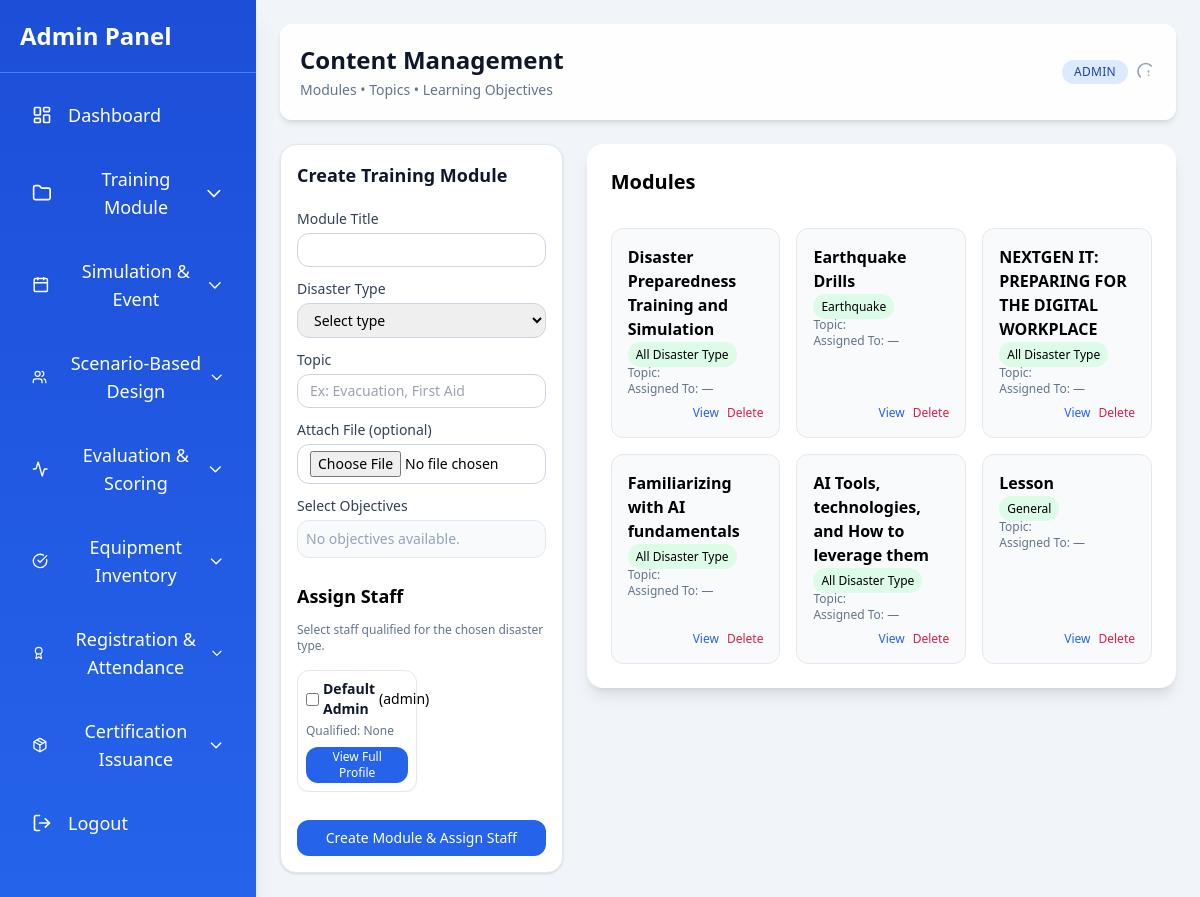
Page /admin/module1/module1.1.php (signed in) on the committed database.
### tables this page shows
CREATE TABLE `staff` (
  `id` int(11) NOT NULL,
  `name` varchar(255) NOT NULL,
  `email` varchar(255) NOT NULL,
  `password` varchar(255) NOT NULL,
  `role` enum('admin','staff') NOT NULL DEFAULT 'staff'
);

CREATE TABLE `training_modules` (
  `id` int(11) NOT NULL,
  `title` varchar(255) NOT NULL,
  `prerequisite_id` int(11) DEFAULT NULL,
  `objectives` text NOT NULL,
  `disaster_type` varchar(100) NOT NULL,
  `topic` varchar(255) NOT NULL,
  `file_name` varchar(255) DEFAULT NULL,
  `status` enum('pending','approved','rejected') DEFAULT 'pending',
  `created_by` varchar(50) DEFAULT 'staff',
  `created_at` timestamp NOT NULL DEFAULT current_timestamp(),
  `description` text DEFAULT NULL,
  `is_mandatory` tinyint(1) NOT NULL DEFAULT 0,
  `updated_at` timestamp NULL DEFAULT current_timestamp() ON UPDATE current_timestamp(),
  `category_id` int(11) DEFAULT NULL
);

### admin/module1/module1.1.php (the view, shortened to what this page needs)
<?php
$DB_HOST = "localhost";
$DB_USER = "root";
$DB_PASS = "";
$DB_NAME = "training_management";
$conn = new mysqli($DB_HOST, $DB_USER, $DB_PASS, $DB_NAME);
$conn->set_charset("utf8mb4");
$staff_res = $conn->query("SELECT id, name, role FROM staff ORDER BY name ASC");
$staff_list = [];
if ($staff_res && $staff_res->num_rows > 0) {
    while ($row = $staff_res->fetch_assoc()) {
        $row['expertise'] = $row['role'];
        $staff_list[] = $row;
    }
}
function e($v) { return htmlspecialchars($v ?? '', ENT_QUOTES, 'UTF-8'); }
$disaster_types = ["Earthquake","Tsunami","Volcanic Eruption","Flood","Typhoon","Cyclone","Hurricane","Tornado","Landslide","Wildfire","Other"];
function renderStaffAssignmentPanel($conn, $disaster_types, $staff_list) {
    $objectives_res = $conn->query("SELECT * FROM learning_objectives ORDER BY id DESC");
    ?>
<div class="big-card p-4 bg-white rounded-2xl shadow border border-slate-200 w-full flex flex-col gap-4">
    <h3 class="text-lg font-bold text-slate-900 mb-1">Create Training Module</h3>
    <form method="POST" enctype="multipart/form-data" class="flex flex-col gap-3 w-full">
        <div class="flex flex-col gap-1">
            <label class="font-medium text-slate-700 text-sm">Module Title</label>
            <input name="title" required class="w-full border border-slate-300 px-3 py-1.5 rounded-xl focus:ring-1 focus:ring-blue-400 focus:outline-none text-sm">
        </div>
        <div class="flex flex-col gap-1">
            <label class="font-medium text-slate-700 text-sm">Disaster Type</label>
            <select id="module_disaster_type" name="disaster_type" required class="w-full border border-slate-300 px-3 py-1.5 rounded-xl focus:ring-1 focus:ring-blue-400 focus:outline-none text-sm">
                <option value="">Select type</option>
            </select>
        </div>
        <div class="flex flex-col gap-1">
            <label class="font-medium text-slate-700 text-sm">Topic</label>
            <input name="topic" placeholder="Ex: Evacuation, First Aid" class="w-full border border-slate-300 px-3 py-1.5 rounded-xl focus:ring-1 focus:ring-blue-400 focus:outline-none text-sm">
        </div>
        <div class="flex flex-col gap-1">
            <label class="font-medium text-slate-700 text-sm">Attach File (optional)</label>
            <input type="file" name="module_file" class="border border-slate-300 px-3 py-1.5 rounded-xl focus:ring-1 focus:ring-blue-400 focus:outline-none text-sm">
        </div>
        <div class="flex flex-col gap-1">
            <label class="font-medium text-slate-700 text-sm">Select Objectives</label>
            <div class="max-h-40 overflow-auto border border-slate-200 rounded-xl p-2 bg-slate-50 flex flex-col gap-2">
                <?php if($objectives_res && $objectives_res->num_rows):
                    while($o = $objectives_res->fetch_assoc()): ?>
                        <label class="flex flex-col gap-1 bg-white border border-slate-200 rounded-xl p-2 hover:shadow transition text-sm">
                            <div class="flex items-center gap-1">
                                <input type="checkbox" name="objectives[]" value="<?= (int)$o['id'] ?>" <?= $o['module_id']?'disabled':'' ?> class="mt-0.5">
                                <span class="font-medium"><?= e($o['title']) ?></span>
                            </div>
                            <span class="text-xs text-slate-500"><?= e(short($o['description'])) ?></span>
                            <?php if(!empty($o['file_path'])): ?>
                                <a href="<?= e($o['file_path']) ?>" target="_blank" class="text-blue-600 text-xs hover:underline">Attached File</a>
                            <?php endif; ?>
                        </label>
                    <?php endwhile;
                else: ?>
                    <div class="text-slate-400 text-sm">No objectives available.</div>
                <?php endif; ?>
            </div>
        </div>
        <h3 class="text-lg font-semibold mt-3">Assign Staff</h3>
        <p class="text-slate-500 text-xs mb-1">Select staff qualified for the chosen disaster type.</p>
        <div class="grid grid-cols-1 md:grid-cols-2 gap-2 max-h-80 overflow-auto">
            <?php foreach($staff_list as $s):
                $qualified = [];
            ?>
            <div class="rounded-xl border border-slate-200 p-2 shadow-sm flex flex-col gap-1 hover:shadow transition text-sm">
                <label class="flex items-center gap-1">
                    <input type="checkbox" name="staff_ids[]" value="<?= (int)$s['id'] ?>">
                    <strong class="text-slate-900"><?= e($s['name']) ?></strong> (<?= e($s['role']) ?>)
                </label>
                <p class="text-xs text-slate-500">Qualified: <?= !empty($qualified) ? e(implode(', ',$qualified)) : 'None' ?></p>
                <button type="button" onclick="openStaffModal(<?= $s['id'] ?>)" class="mt-1 px-2 py-0.5 text-xs bg-blue-600 text-white rounded-xl hover:bg-blue-700 transition">View Full Profile</button>
            </div>
            <?php endforeach; ?>
        </div>
        <button type="submit" class="mt-4 px-5 py-2 bg-blue-600 text-white rounded-xl hover:bg-blue-700 transition text-sm">Create Module & Assign Staff</button>
    </form>
</div>
<?php
}
function renderTopicPanelWithFilter($conn) {
    $modules_res = $conn->query("SELECT * FROM training_modules ORDER BY topic ASC");
    ?>
    <div class="big-card p-6 bg-white rounded-2xl shadow-lg flex flex-col gap-4">
        <h3 class="text-xl font-bold">Modules</h3>
        <div class="grid grid-cols-1 sm:grid-cols-2 lg:grid-cols-3 gap-4 mt-4" id="modulesGrid">
            <?php if($modules_res && $modules_res->num_rows):
                while($m=$modules_res->fetch_assoc()):
                    $assignees=[];
            ?>
            <div class="module-card p-4 bg-slate-50 border rounded-xl flex flex-col justify-between hover:bg-slate-100">
                <div>
                    <h4 class="font-semibold"><?= e($m['title']) ?></h4>
                    <span class="text-xs bg-green-100 px-2 py-1 rounded-full"><?= e($m['disaster_type']) ?></span>
                    <div class="text-xs text-slate-500">Topic: <?= e($m['topic'] ?? '—') ?></div>
                    <div class="text-xs text-slate-500">Assigned To: <?= !empty($assignees)? e(implode(', ',$assignees)) : '—' ?></div>
                </div>
                <div class="flex gap-2 mt-2 justify-end items-center text-xs">
                    <button class="text-blue-600 hover:underline view-btn" data-id="<?= (int)$m['id'] ?>">View</button>
                    <form method="POST" class="inline" onsubmit="return confirm('Delete this module?');">
                        <button type="submit" class="text-rose-600 hover:underline">Delete</button>
                    </form>
                </div>
            </div>
            <?php endwhile; else: ?>
                <div class="text-slate-400 col-span-full">No modules.</div>
            <?php endif; ?>
        </div>
    </div>
    <?php
}
?>
<!DOCTYPE html>
<html lang="en">
<head>
<script src="https://cdn.tailwindcss.com"></script>
</head>
<body class="bg-slate-100 h-screen overflow-hidden">
<div class="flex h-full">
<?php include "../sidebar.php"; ?>
<div class="flex-1 overflow-auto p-6">
<header class="bg-white/90 backdrop-blur-sm p-5 rounded-xl shadow-md mb-6 flex flex-col md:flex-row justify-between items-start md:items-center gap-3">
    <div class="flex flex-col">
        <h1 class="text-2xl font-bold text-slate-900">Content Management</h1>
        <p class="text-sm text-slate-500 mt-1">Modules • Topics • Learning Objectives</p>
    </div>
    <div class="flex items-center gap-2">
        <span class="inline-block bg-blue-100 text-blue-800 px-3 py-1 rounded-full text-xs font-medium uppercase tracking-wide">
            Admin
        </span>
        <svg xmlns="http://www.w3.org/2000/svg" class="h-5 w-5 text-slate-400" fill="none" viewBox="0 0 24 24" stroke="currentColor">
            <path stroke-linecap="round" stroke-linejoin="round" stroke-width="2" d="M5.121 17.804A9 9 0 1118.364 4.56M15 11v1m0 4h.01" />
        </svg>
    </div>
</header>
<div class="grid grid-cols-1 lg:grid-cols-3 gap-6">
    <aside><?php renderStaffAssignmentPanel($conn, $disaster_types, $staff_list); ?></aside>
    <main class="col-span-2"><?php renderTopicPanelWithFilter($conn); ?></main>
</div>
</div>
</body>
</html>

### admin/module1/module1.1.php (style rules this page uses)
.big-card { background:white;padding:16px;border-radius:12px;box-shadow:0 4px 20px rgba(0,0,0,.06); }

### rows in the picture
staff: name "Default Admin", role "admin"
training_modules: title "Disaster Preparedness Training and Simulation", disaster_type "All Disaster Type"
training_modules: title "Earthquake Drills", disaster_type "Earthquake"
training_modules: title "NEXTGEN IT: PREPARING FOR THE DIGITAL WORKPLACE", disaster_type "All Disaster Type"
training_modules: title "Familiarizing with AI fundamentals", disaster_type "All Disaster Type"
training_modules: title "AI Tools, technologies, and How to leverage them", disaster_type "All Disaster Type"
training_modules: title "Lesson", disaster_type "General"
